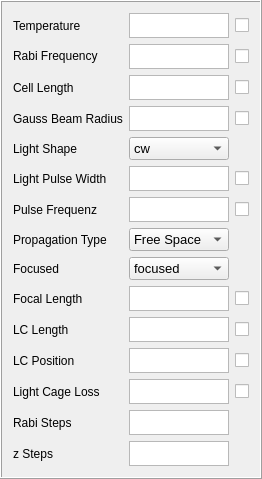
       <widget class="QFrame" name="frame_2">
        <property name="frameShape">
         <enum>QFrame::Box</enum>
        </property>
        <property name="frameShadow">
         <enum>QFrame::Raised</enum>
        </property>
        <layout class="QHBoxLayout" name="horizontalLayout_8">
         <item>
          <layout class="QGridLayout" name="gridLayout" rowstretch="0,0,0,0,0,0,0,0,0,0,0,0,0,0,0" columnstretch="0,0,0">
           <property name="sizeConstraint">
            <enum>QLayout::SetFixedSize</enum>
           </property>
           <item row="0" column="0">
            <widget class="QLabel" name="label_par_T">
             <property name="sizePolicy">
              <sizepolicy hsizetype="Minimum" vsizetype="Minimum">
               <horstretch>0</horstretch>
               <verstretch>0</verstretch>
              </sizepolicy>
             </property>
             <property name="maximumSize">
              <size>
               <width>16777215</width>
               <height>25</height>
              </size>
             </property>
             <property name="cursor">
              <cursorShape>PointingHandCursor</cursorShape>
             </property>
             <property name="mouseTracking">
              <bool>true</bool>
             </property>
             <property name="text">
              <string>Temperature</string>
             </property>
            </widget>
           </item>
           <item row="8" column="1">
            <widget class="QComboBox" name="comboBox_propType">
             <property name="sizePolicy">
              <sizepolicy hsizetype="Minimum" vsizetype="Minimum">
               <horstretch>0</horstretch>
               <verstretch>0</verstretch>
              </sizepolicy>
             </property>
             <property name="maximumSize">
              <size>
               <width>100</width>
               <height>25</height>
              </size>
             </property>
             <property name="font">
              <font>
               <pointsize>10</pointsize>
              </font>
             </property>
             <item>
              <property name="text">
               <string>focused</string>
              </property>
             </item>
             <item>
              <property name="text">
               <string>unfocused</string>
              </property>
             </item>
            </widget>
           </item>
           <item row="9" column="1">
            <widget class="QTextEdit" name="textEdit_par_focalLength">
             <property name="sizePolicy">
              <sizepolicy hsizetype="Minimum" vsizetype="Minimum">
               <horstretch>0</horstretch>
               <verstretch>0</verstretch>
              </sizepolicy>
             </property>
             <property name="maximumSize">
              <size>
               <width>100</width>
               <height>25</height>
              </size>
             </property>
             <property name="font">
              <font>
               <pointsize>10</pointsize>
              </font>
             </property>
             <property name="cursor" stdset="0">
              <cursorShape>IBeamCursor</cursorShape>
             </property>
             <property name="tabChangesFocus">
              <bool>true</bool>
             </property>
            </widget>
           </item>
           <item row="5" column="2">
            <widget class="QCheckBox" name="checkBox_dt">
             <property name="sizePolicy">
              <sizepolicy hsizetype="Minimum" vsizetype="Minimum">
               <horstretch>0</horstretch>
               <verstretch>0</verstretch>
              </sizepolicy>
             </property>
             <property name="cursor">
              <cursorShape>PointingHandCursor</cursorShape>
             </property>
             <property name="text">
              <string/>
             </property>
            </widget>
           </item>
           <item row="7" column="0">
            <widget class="QLabel" name="label_par_prop">
             <property name="sizePolicy">
              <sizepolicy hsizetype="Minimum" vsizetype="Minimum">
               <horstretch>0</horstretch>
               <verstretch>0</verstretch>
              </sizepolicy>
             </property>
             <property name="cursor">
              <cursorShape>PointingHandCursor</cursorShape>
             </property>
             <property name="mouseTracking">
              <bool>true</bool>
             </property>
             <property name="text">
              <string>Propagation Type</string>
             </property>
            </widget>
           </item>
           <item row="3" column="0">
            <widget class="QLabel" name="label_par_width0">
             <property name="sizePolicy">
              <sizepolicy hsizetype="Minimum" vsizetype="Minimum">
               <horstretch>0</horstretch>
               <verstretch>0</verstretch>
              </sizepolicy>
             </property>
             <property name="cursor">
              <cursorShape>PointingHandCursor</cursorShape>
             </property>
             <property name="mouseTracking">
              <bool>true</bool>
             </property>
             <property name="text">
              <string>Gauss Beam Radius</string>
             </property>
            </widget>
           </item>
           <item row="1" column="0">
            <widget class="QLabel" name="label_par_rabiFrequency">
             <property name="sizePolicy">
              <sizepolicy hsizetype="Minimum" vsizetype="Minimum">
               <horstretch>0</horstretch>
               <verstretch>0</verstretch>
              </sizepolicy>
             </property>
             <property name="maximumSize">
              <size>
               <width>16777215</width>
               <height>20</height>
              </size>
             </property>
             <property name="cursor">
              <cursorShape>PointingHandCursor</cursorShape>
             </property>
             <property name="mouseTracking">
              <bool>true</bool>
             </property>
             <property name="text">
              <string>Rabi Frequency</string>
             </property>
            </widget>
           </item>
           <item row="2" column="0">
            <widget class="QLabel" name="label_par_cellLength">
             <property name="sizePolicy">
              <sizepolicy hsizetype="Minimum" vsizetype="Minimum">
               <horstretch>0</horstretch>
               <verstretch>0</verstretch>
              </sizepolicy>
             </property>
             <property name="cursor">
              <cursorShape>PointingHandCursor</cursorShape>
             </property>
             <property name="mouseTracking">
              <bool>true</bool>
             </property>
             <property name="text">
              <string>Cell Length</string>
             </property>
            </widget>
           </item>
           <item row="11" column="2">
            <widget class="QCheckBox" name="checkBox_posLC">
             <property name="sizePolicy">
              <sizepolicy hsizetype="Minimum" vsizetype="Minimum">
               <horstretch>0</horstretch>
               <verstretch>0</verstretch>
              </sizepolicy>
             </property>
             <property name="cursor">
              <cursorShape>PointingHandCursor</cursorShape>
             </property>
             <property name="text">
              <string/>
             </property>
            </widget>
           </item>
           <item row="2" column="1">
            <widget class="QTextEdit" name="textEdit_par_cellLength">
             <property name="sizePolicy">
              <sizepolicy hsizetype="Minimum" vsizetype="Minimum">
               <horstretch>0</horstretch>
               <verstretch>0</verstretch>
              </sizepolicy>
             </property>
             <property name="maximumSize">
              <size>
               <width>100</width>
               <height>25</height>
              </size>
             </property>
             <property name="font">
              <font>
               <pointsize>10</pointsize>
              </font>
             </property>
             <property name="cursor" stdset="0">
              <cursorShape>IBeamCursor</cursorShape>
             </property>
             <property name="tabChangesFocus">
              <bool>true</bool>
             </property>
            </widget>
           </item>
           <item row="5" column="1">
            <widget class="QTextEdit" name="textEdit_par_dt">
             <property name="sizePolicy">
              <sizepolicy hsizetype="Minimum" vsizetype="Minimum">
               <horstretch>0</horstretch>
               <verstretch>0</verstretch>
              </sizepolicy>
             </property>
             <property name="maximumSize">
              <size>
               <width>100</width>
               <height>25</height>
              </size>
             </property>
             <property name="font">
              <font>
               <pointsize>10</pointsize>
              </font>
             </property>
             <property name="cursor" stdset="0">
              <cursorShape>IBeamCursor</cursorShape>
             </property>
             <property name="tabChangesFocus">
              <bool>true</bool>
             </property>
            </widget>
           </item>
           <item row="10" column="1">
            <widget class="QTextEdit" name="textEdit_par_lcLength">
             <property name="sizePolicy">
              <sizepolicy hsizetype="Minimum" vsizetype="Minimum">
               <horstretch>0</horstretch>
               <verstretch>0</verstretch>
              </sizepolicy>
             </property>
             <property name="maximumSize">
              <size>
               <width>100</width>
               <height>25</height>
              </size>
             </property>
             <property name="font">
              <font>
               <pointsize>10</pointsize>
              </font>
             </property>
             <property name="cursor" stdset="0">
              <cursorShape>IBeamCursor</cursorShape>
             </property>
             <property name="tabChangesFocus">
              <bool>true</bool>
             </property>
            </widget>
           </item>
           <item row="11" column="1">
            <widget class="QTextEdit" name="textEdit_par_posLC">
             <property name="sizePolicy">
              <sizepolicy hsizetype="Minimum" vsizetype="Minimum">
               <horstretch>0</horstretch>
               <verstretch>0</verstretch>
              </sizepolicy>
             </property>
             <property name="maximumSize">
              <size>
               <width>100</width>
               <height>25</height>
              </size>
             </property>
             <property name="font">
              <font>
               <pointsize>10</pointsize>
              </font>
             </property>
             <property name="cursor" stdset="0">
              <cursorShape>IBeamCursor</cursorShape>
             </property>
             <property name="tabChangesFocus">
              <bool>true</bool>
             </property>
            </widget>
           </item>
           <item row="1" column="2">
            <widget class="QCheckBox" name="checkBox_rabiFrequency">
             <property name="sizePolicy">
              <sizepolicy hsizetype="Minimum" vsizetype="Minimum">
               <horstretch>0</horstretch>
               <verstretch>0</verstretch>
              </sizepolicy>
             </property>
             <property name="cursor">
              <cursorShape>PointingHandCursor</cursorShape>
             </property>
             <property name="text">
              <string/>
             </property>
            </widget>
           </item>
           <item row="6" column="1">
            <widget class="QTextEdit" name="textEdit_par_pulseFreq">
             <property name="sizePolicy">
              <sizepolicy hsizetype="Minimum" vsizetype="Minimum">
               <horstretch>0</horstretch>
               <verstretch>0</verstretch>
              </sizepolicy>
             </property>
             <property name="maximumSize">
              <size>
               <width>100</width>
               <height>25</height>
              </size>
             </property>
             <property name="font">
              <font>
               <pointsize>10</pointsize>
              </font>
             </property>
             <property name="cursor" stdset="0">
              <cursorShape>IBeamCursor</cursorShape>
             </property>
             <property name="tabChangesFocus">
              <bool>true</bool>
             </property>
            </widget>
           </item>
           <item row="6" column="2">
            <widget class="QCheckBox" name="checkBox_pulseFreq">
             <property name="sizePolicy">
              <sizepolicy hsizetype="Minimum" vsizetype="Minimum">
               <horstretch>0</horstretch>
               <verstretch>0</verstretch>
              </sizepolicy>
             </property>
             <property name="cursor">
              <cursorShape>PointingHandCursor</cursorShape>
             </property>
             <property name="text">
              <string/>
             </property>
            </widget>
           </item>
           <item row="0" column="1">
            <widget class="QTextEdit" name="textEdit_par_T">
             <property name="sizePolicy">
              <sizepolicy hsizetype="Minimum" vsizetype="Minimum">
               <horstretch>0</horstretch>
               <verstretch>1</verstretch>
              </sizepolicy>
             </property>
             <property name="maximumSize">
              <size>
               <width>100</width>
               <height>25</height>
              </size>
             </property>
             <property name="font">
              <font>
               <pointsize>10</pointsize>
              </font>
             </property>
             <property name="cursor" stdset="0">
              <cursorShape>IBeamCursor</cursorShape>
             </property>
             <property name="tabChangesFocus">
              <bool>true</bool>
             </property>
            </widget>
           </item>
           <item row="6" column="0">
            <widget class="QLabel" name="label_par_pulseFreq">
             <property name="sizePolicy">
              <sizepolicy hsizetype="Minimum" vsizetype="Minimum">
               <horstretch>0</horstretch>
               <verstretch>0</verstretch>
              </sizepolicy>
             </property>
             <property name="cursor">
              <cursorShape>PointingHandCursor</cursorShape>
             </property>
             <property name="mouseTracking">
              <bool>true</bool>
             </property>
             <property name="text">
              <string>Pulse Frequenz</string>
             </property>
            </widget>
           </item>
           <item row="5" column="0">
            <widget class="QLabel" name="label_par_dt">
             <property name="sizePolicy">
              <sizepolicy hsizetype="Minimum" vsizetype="Minimum">
               <horstretch>0</horstretch>
               <verstretch>0</verstretch>
              </sizepolicy>
             </property>
             <property name="cursor">
              <cursorShape>PointingHandCursor</cursorShape>
             </property>
             <property name="mouseTracking">
              <bool>true</bool>
             </property>
             <property name="text">
              <string>Light Pulse Width</string>
             </property>
            </widget>
           </item>
           <item row="4" column="0">
            <widget class="QLabel" name="label_par_lightShape">
             <property name="sizePolicy">
              <sizepolicy hsizetype="Minimum" vsizetype="Minimum">
               <horstretch>0</horstretch>
               <verstretch>0</verstretch>
              </sizepolicy>
             </property>
             <property name="cursor">
              <cursorShape>PointingHandCursor</cursorShape>
             </property>
             <property name="mouseTracking">
              <bool>true</bool>
             </property>
             <property name="text">
              <string>Light Shape</string>
             </property>
            </widget>
           </item>
           <item row="8" column="0">
            <widget class="QLabel" name="label_par_propType">
             <property name="sizePolicy">
              <sizepolicy hsizetype="Minimum" vsizetype="Minimum">
               <horstretch>0</horstretch>
               <verstretch>0</verstretch>
              </sizepolicy>
             </property>
             <property name="cursor">
              <cursorShape>PointingHandCursor</cursorShape>
             </property>
             <property name="mouseTracking">
              <bool>true</bool>
             </property>
             <property name="text">
              <string>Focused</string>
             </property>
            </widget>
           </item>
           <item row="9" column="0">
            <widget class="QLabel" name="label_par_focalLength">
             <property name="sizePolicy">
              <sizepolicy hsizetype="Minimum" vsizetype="Minimum">
               <horstretch>0</horstretch>
               <verstretch>0</verstretch>
              </sizepolicy>
             </property>
             <property name="cursor">
              <cursorShape>PointingHandCursor</cursorShape>
             </property>
             <property name="mouseTracking">
              <bool>true</bool>
             </property>
             <property name="text">
              <string>Focal Length</string>
             </property>
            </widget>
           </item>
           <item row="14" column="0">
            <widget class="QLabel" name="label_par_zsteps">
             <property name="sizePolicy">
              <sizepolicy hsizetype="Minimum" vsizetype="Minimum">
               <horstretch>0</horstretch>
               <verstretch>0</verstretch>
              </sizepolicy>
             </property>
             <property name="cursor">
              <cursorShape>PointingHandCursor</cursorShape>
             </property>
             <property name="mouseTracking">
              <bool>true</bool>
             </property>
             <property name="text">
              <string>z Steps</string>
             </property>
            </widget>
           </item>
           <item row="13" column="0">
            <widget class="QLabel" name="label_par_rabiSteps">
             <property name="sizePolicy">
              <sizepolicy hsizetype="Minimum" vsizetype="Minimum">
               <horstretch>0</horstretch>
               <verstretch>0</verstretch>
              </sizepolicy>
             </property>
             <property name="cursor">
              <cursorShape>PointingHandCursor</cursorShape>
             </property>
             <property name="mouseTracking">
              <bool>true</bool>
             </property>
             <property name="text">
              <string>Rabi Steps</string>
             </property>
            </widget>
           </item>
           <item row="11" column="0">
            <widget class="QLabel" name="label_par_posLC">
             <property name="sizePolicy">
              <sizepolicy hsizetype="Minimum" vsizetype="Minimum">
               <horstretch>0</horstretch>
               <verstretch>0</verstretch>
              </sizepolicy>
             </property>
             <property name="cursor">
              <cursorShape>PointingHandCursor</cursorShape>
             </property>
             <property name="mouseTracking">
              <bool>true</bool>
             </property>
             <property name="text">
              <string>LC Position</string>
             </property>
            </widget>
           </item>
           <item row="12" column="0">
            <widget class="QLabel" name="label_par_lossdB">
             <property name="sizePolicy">
              <sizepolicy hsizetype="Minimum" vsizetype="Minimum">
               <horstretch>0</horstretch>
               <verstretch>0</verstretch>
              </sizepolicy>
             </property>
             <property name="cursor">
              <cursorShape>PointingHandCursor</cursorShape>
             </property>
             <property name="mouseTracking">
              <bool>true</bool>
             </property>
             <property name="text">
              <string>Light Cage Loss</string>
             </property>
            </widget>
           </item>
           <item row="10" column="0">
            <widget class="QLabel" name="label_par_lcLength">
             <property name="sizePolicy">
              <sizepolicy hsizetype="Minimum" vsizetype="Minimum">
               <horstretch>0</horstretch>
               <verstretch>0</verstretch>
              </sizepolicy>
             </property>
             <property name="cursor">
              <cursorShape>PointingHandCursor</cursorShape>
             </property>
             <property name="mouseTracking">
              <bool>true</bool>
             </property>
             <property name="text">
              <string>LC Length</string>
             </property>
            </widget>
           </item>
           <item row="1" column="1">
            <widget class="QTextEdit" name="textEdit_par_rabiFrequency">
             <property name="sizePolicy">
              <sizepolicy hsizetype="Minimum" vsizetype="Minimum">
               <horstretch>0</horstretch>
               <verstretch>0</verstretch>
              </sizepolicy>
             </property>
             <property name="maximumSize">
              <size>
               <width>100</width>
               <height>25</height>
              </size>
             </property>
             <property name="font">
              <font>
               <pointsize>10</pointsize>
              </font>
             </property>
             <property name="cursor" stdset="0">
              <cursorShape>IBeamCursor</cursorShape>
             </property>
             <property name="tabChangesFocus">
              <bool>true</bool>
             </property>
            </widget>
           </item>
           <item row="0" column="2">
            <widget class="QCheckBox" name="checkBox_T">
             <property name="sizePolicy">
              <sizepolicy hsizetype="Minimum" vsizetype="Minimum">
               <horstretch>0</horstretch>
               <verstretch>0</verstretch>
              </sizepolicy>
             </property>
             <property name="cursor">
              <cursorShape>PointingHandCursor</cursorShape>
             </property>
             <property name="text">
              <string/>
             </property>
            </widget>
           </item>
           <item row="13" column="1">
            <widget class="QTextEdit" name="textEdit_par_rabiSteps">
             <property name="sizePolicy">
              <sizepolicy hsizetype="Minimum" vsizetype="Minimum">
               <horstretch>0</horstretch>
               <verstretch>0</verstretch>
              </sizepolicy>
             </property>
             <property name="maximumSize">
              <size>
               <width>100</width>
               <height>25</height>
              </size>
             </property>
             <property name="font">
              <font>
               <pointsize>10</pointsize>
              </font>
             </property>
             <property name="cursor" stdset="0">
              <cursorShape>IBeamCursor</cursorShape>
             </property>
            </widget>
           </item>
           <item row="4" column="1">
            <widget class="QComboBox" name="comboBox_lightShape">
             <property name="maximumSize">
              <size>
               <width>100</width>
               <height>25</height>
              </size>
             </property>
             <property name="font">
              <font>
               <pointsize>10</pointsize>
              </font>
             </property>
             <item>
              <property name="text">
               <string>cw</string>
              </property>
             </item>
             <item>
              <property name="text">
               <string>pulse</string>
              </property>
             </item>
            </widget>
           </item>
           <item row="7" column="1">
            <widget class="QComboBox" name="comboBox_prop">
             <property name="sizePolicy">
              <sizepolicy hsizetype="Minimum" vsizetype="Minimum">
               <horstretch>0</horstretch>
               <verstretch>0</verstretch>
              </sizepolicy>
             </property>
             <property name="maximumSize">
              <size>
               <width>100</width>
               <height>25</height>
              </size>
             </property>
             <property name="font">
              <font>
               <pointsize>10</pointsize>
              </font>
             </property>
             <item>
              <property name="text">
               <string>Free Space</string>
              </property>
             </item>
             <item>
              <property name="text">
               <string>Light Cage</string>
              </property>
             </item>
            </widget>
           </item>
           <item row="2" column="2">
            <widget class="QCheckBox" name="checkBox_cellLength">
             <property name="sizePolicy">
              <sizepolicy hsizetype="Minimum" vsizetype="Minimum">
               <horstretch>0</horstretch>
               <verstretch>0</verstretch>
              </sizepolicy>
             </property>
             <property name="cursor">
              <cursorShape>PointingHandCursor</cursorShape>
             </property>
             <property name="text">
              <string/>
             </property>
            </widget>
           </item>
           <item row="14" column="1">
            <widget class="QTextEdit" name="textEdit_par_zsteps">
             <property name="sizePolicy">
              <sizepolicy hsizetype="Minimum" vsizetype="Minimum">
               <horstretch>0</horstretch>
               <verstretch>0</verstretch>
              </sizepolicy>
             </property>
             <property name="maximumSize">
              <size>
               <width>100</width>
               <height>25</height>
              </size>
             </property>
             <property name="font">
              <font>
               <pointsize>10</pointsize>
              </font>
             </property>
             <property name="cursor" stdset="0">
              <cursorShape>IBeamCursor</cursorShape>
             </property>
            </widget>
           </item>
           <item row="3" column="1">
            <widget class="QTextEdit" name="textEdit_par_width0">
             <property name="sizePolicy">
              <sizepolicy hsizetype="Minimum" vsizetype="Minimum">
               <horstretch>0</horstretch>
               <verstretch>0</verstretch>
              </sizepolicy>
             </property>
             <property name="maximumSize">
              <size>
               <width>100</width>
               <height>25</height>
              </size>
             </property>
             <property name="font">
              <font>
               <pointsize>10</pointsize>
              </font>
             </property>
             <property name="cursor" stdset="0">
              <cursorShape>IBeamCursor</cursorShape>
             </property>
             <property name="tabChangesFocus">
              <bool>true</bool>
             </property>
            </widget>
           </item>
           <item row="3" column="2">
            <widget class="QCheckBox" name="checkBox_width0">
             <property name="sizePolicy">
              <sizepolicy hsizetype="Minimum" vsizetype="Minimum">
               <horstretch>0</horstretch>
               <verstretch>0</verstretch>
              </sizepolicy>
             </property>
             <property name="cursor">
              <cursorShape>PointingHandCursor</cursorShape>
             </property>
             <property name="text">
              <string/>
             </property>
            </widget>
           </item>
           <item row="12" column="1">
            <widget class="QTextEdit" name="textEdit_par_lossdB">
             <property name="sizePolicy">
              <sizepolicy hsizetype="Minimum" vsizetype="Minimum">
               <horstretch>0</horstretch>
               <verstretch>0</verstretch>
              </sizepolicy>
             </property>
             <property name="maximumSize">
              <size>
               <width>100</width>
               <height>25</height>
              </size>
             </property>
             <property name="font">
              <font>
               <pointsize>10</pointsize>
              </font>
             </property>
             <property name="cursor" stdset="0">
              <cursorShape>IBeamCursor</cursorShape>
             </property>
            </widget>
           </item>
           <item row="12" column="2">
            <widget class="QCheckBox" name="checkBox_lossdB">
             <property name="sizePolicy">
              <sizepolicy hsizetype="Minimum" vsizetype="Minimum">
               <horstretch>0</horstretch>
               <verstretch>0</verstretch>
              </sizepolicy>
             </property>
             <property name="cursor">
              <cursorShape>PointingHandCursor</cursorShape>
             </property>
             <property name="text">
              <string/>
             </property>
            </widget>
           </item>
           <item row="10" column="2">
            <widget class="QCheckBox" name="checkBox_lcLength">
             <property name="sizePolicy">
              <sizepolicy hsizetype="Minimum" vsizetype="Minimum">
               <horstretch>0</horstretch>
               <verstretch>0</verstretch>
              </sizepolicy>
             </property>
             <property name="cursor">
              <cursorShape>PointingHandCursor</cursorShape>
             </property>
             <property name="text">
              <string/>
             </property>
            </widget>
           </item>
           <item row="9" column="2">
            <widget class="QCheckBox" name="checkBox_focalLength">
             <property name="sizePolicy">
              <sizepolicy hsizetype="Minimum" vsizetype="Minimum">
               <horstretch>0</horstretch>
               <verstretch>0</verstretch>
              </sizepolicy>
             </property>
             <property name="cursor">
              <cursorShape>PointingHandCursor</cursorShape>
             </property>
             <property name="text">
              <string/>
             </property>
            </widget>
           </item>
          </layout>
         </item>
        </layout>
       </widget>
